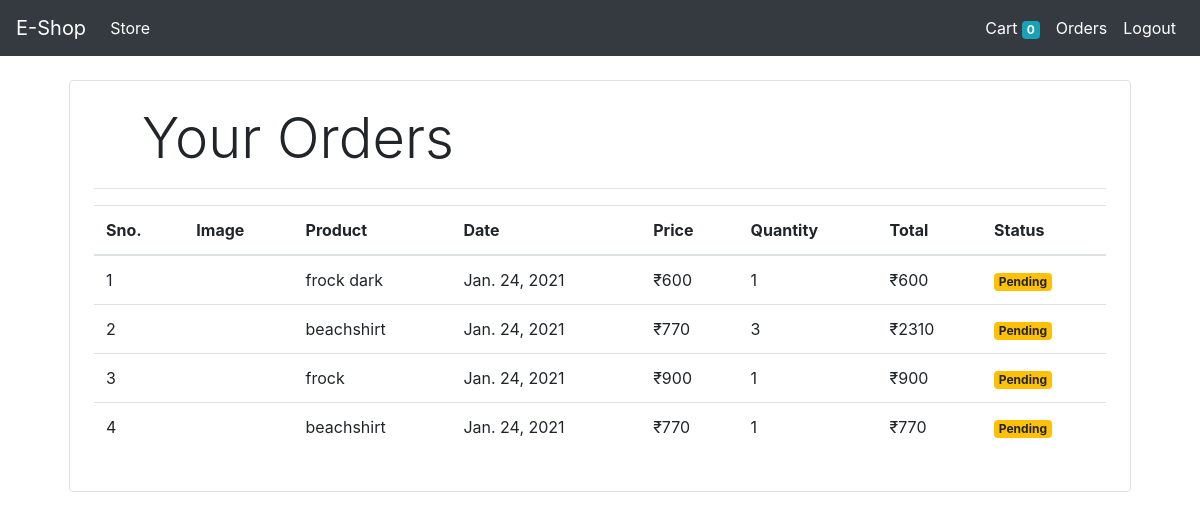
Screenshot of /orders (signed in) with the database file from the repository.
### store/models.py (models this page shows, shortened)
class Order(models.Model):
    product = models.ForeignKey(Product,on_delete=models.CASCADE,)
    customer= models.ForeignKey(Customer,on_delete=models.CASCADE,)
    quantity=models.IntegerField(default=1)
    price=models.IntegerField()
    address=models.CharField(max_length=50)
    phone=models.CharField(max_length=50, default='', blank=True)
    date=models.DateField(default=datetime.datetime.today)
    status=models.BooleanField(default=False)
    @staticmethod
    def get_orders_by_customer(customer_id):
        return Order.objects.filter(customer=customer_id)

class Product(models.Model):
    name = models.CharField(max_length=50)
    category=models.ForeignKey(Category,on_delete=models.CASCADE,default=1)
    price = models.IntegerField(default=0)
    description = models.CharField(max_length=200, default='' , null=True , blank=True)
    image = models.ImageField(upload_to='uploads/products/')

### store/views.py (the view)
# urls.py: path('orders',OrderView.as_view(),name='orders'),
class OrderView(View):
    def get(self , request ):
        customer = request.session.get('customer')
        orders = Order.get_orders_by_customer(customer)
        print(orders)
        return render(request , 'orders.html'  , {'orders' : orders})

### store/templatetags/custom_filter.py (called while the page is built)
@register.filter(name='currency')
def currency(number):
    return "₹"+str(number)

@register.filter(name='multiply')
def multiply(number,number1):
    return number * number1

### store/templates/orders.html
{% extends 'base.html' %}
{% block content %}
{% load cart %}
{% load custom_filter %}
<div class="container">
   <div class="border rounded p-4 m-4">
        <p class="display-4 pl-4 ml-4">Your Orders</p>
        <hr>
        <table class="table">
            <thead>
                <tr>
                    <th>Sno.</th>
                    <th>Image</th>
                    <th>Product</th>
                    <th>Date</th>
                    <th>Price</th>
                    <th>Quantity</th>
                    <th>Total</th>
                    <th>Status</th>
                </tr>
            </thead>
            <tbody>
                {% for order in orders %}
                <tr>
                    <td>{{forloop.counter}}</td>
                    <td><img style="height: 80px;" class="rounded-circle" src="{{order.product.image.url}}" alt=""></td>
                    <td>{{order.product.name}}</td>
                    <td>{{order.date}}</td>
                    <td>{{order.price|currency}}</td>
                    <td>{{order.quantity}}</td>
                    <td>{{order.quantity|multiply:order.price|currency}}</td>
                    {% if order.status %}
                    <td><small class="badge badge-success">Completed</small></td>
                    {%else%}
                    <td><small class="badge badge-warning">Pending</small></td>
                    {% endif %}
                </tr>
                {% endfor %}
            </tbody>
        </table>
   </div>
</div>
{% endblock %}

### store/templates/base.html (shortened to what this page needs)
<!doctype html>
<html lang="en">
<head>
  <link rel="stylesheet" href="https://maxcdn.bootstrapcdn.com/bootstrap/4.0.0/css/bootstrap.min.css"
>
</head>
<body>
  <nav class=" sticky-top navbar
  navbar-expand-lg
  bg-dark text-white">
    <a class=" text-white navbar-brand" href="/" >E-Shop</a>
    <div class="collapse navbar-collapse">
      <ul class="navbar-nav mr-auto">
        <li class="nav-item active">
          <a class=" text-white nav-link" href="/">Store <span class="sr-only">(current)</span></a>
        </li>
      </ul>
      <ul class=" navbar-nav my-2 my-lg-0">
        {% if request.session.customer %}
        <li class="nav-item ">
          <a class="text-white nav-link" href="cart">Cart
            <span class="badge badge-info">{{request.session.cart.keys|length}}</span>
            <span class="sr-only">(current)</span></a>
        </li>
        <li class="nav-item ">
          <a class=" text-white nav-link" href="orders">Orders<span class="sr-only">(current)</span></a>
        </li>
        <li class="nav-item ">
          <a class=" text-white nav-link" href="logout">Logout<span class="sr-only">(current)</span></a>
        </li>
       {% endif %}
      </ul>
    </div>
  </nav>
    {% block content %}{% endblock %}
</body>
</html>

### rows the page displays
Order: product.name "frock dark", date "Jan. 24, 2021", price "₹600", quantity "1", quantity|multiply "₹600", status "Pending"
Order: product.name "beachshirt", date "Jan. 24, 2021", price "₹770", quantity "3", quantity|multiply "₹2310", status "Pending"
Order: product.name "frock", date "Jan. 24, 2021", price "₹900", quantity "1", quantity|multiply "₹900", status "Pending"
Order: product.name "beachshirt", date "Jan. 24, 2021", price "₹770", quantity "1", quantity|multiply "₹770", status "Pending"

### other values shown
{{ request.session.cart.keys|length }} "0"
